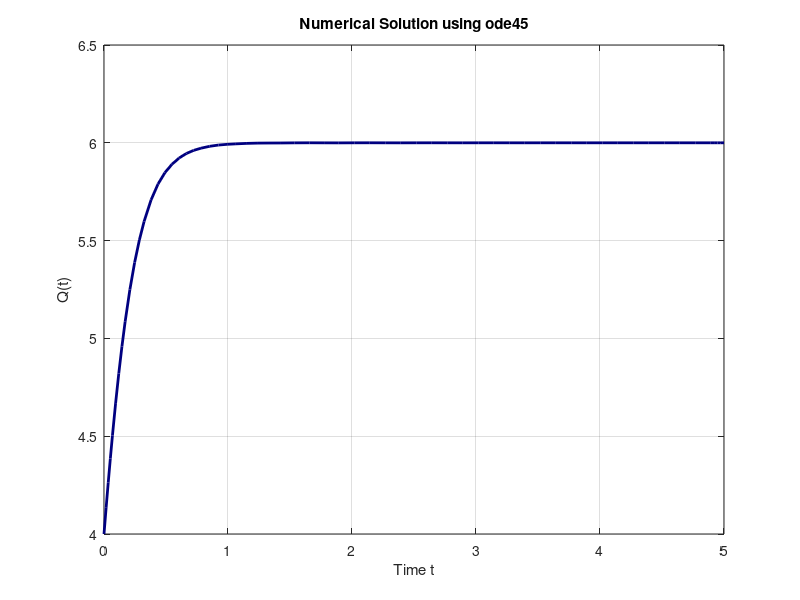

Here is the MATLAB script that generated this plot:
% QUESTION 3(c): Numerical solution using ode45 for dQ/dt = Q(6 - Q), Q(0) = 4

% Define the model as an anonymous function
growth_model = @(t, Q) Q * (6 - Q);

% Define time span and initial condition
tspan = [0 5];
Q0 = 4;

% Solve using ode45
[t, Q] = ode45(growth_model, tspan, Q0);

% Plot the result
plot(t, Q,'color', [0 0 0.5], 'r-', 'LineWidth', 2);
xlabel('Time t');
ylabel('Q(t)');
title('Numerical Solution using ode45');
grid on;

% Set background colour to pink
set(gca, 'Color', [0.8 0.9 1]);   % Light baby blue plot background
set(gcf, 'Color', [0.8 0.9 1]);   % Light baby blue figure background (optional)

